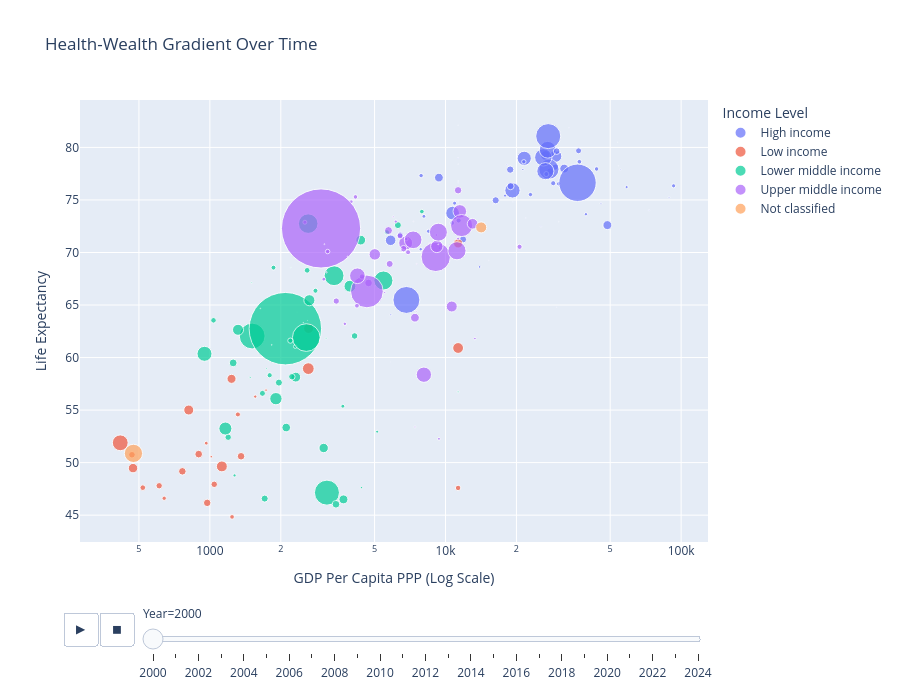

Write notebook code for a chart like this one.
### Markdown cell above
The average life expectancy and gdp per capita increases steadily with each increasing year till 2020 where a sharp drop is seen before the it rises again in gdp and a further drop in life expectancy in 2021 before it rises again.

The steady increases in life expectancy as the gdp increases indicated that an increase in economic growth indicated by gdp corresponds with an increase in life expectancy.This is because the increase in gdp generally means an increase in health expenditure,therefore more money is allocated to the healthcare infrastructure like hospital beds, physician and nurses.Additionally,there's access to clean and food therefore increases life expectancy.

The sharp drop seen in 2020 was as a result of the COVID 19 pandemic which resulted in a worldwide lockdown which halted and slowed down businesses resulting in a drop in gdp thereby less money was allocated for health expenditure crippling the health sector.Additionally,the life expectancy dropped due to healthcare strain ,delayed treatments and overwehelmed hospitals with less hospital equipments to treat patients and persons with underlysing medical conditions.Also due to the isolation,there was a reported number of increase in drug overdose due to emotional stress as a result of layoffs and business closure which also claimed people lives alongside the pandemic.

In 2021,a further decrease in life expectancy was seen this was due to the aftermath of the 2020 pandemic.After the lockdown was halted and business resumed their operations,a surge in the economic growth was seen resulting in an increase in investment in the healthcare sector and people access to food and sanitation resulting in an increase in life expectancy post 2021.

The graph below further highlight the life expectancy vs gdp disparity per income level.

### Code cell
import plotly.express as px

fig = px.scatter(
    merged_df,
    x="Gdp Per Capita Ppp",
    y="Life Expectancy",
    animation_frame="Year",
    animation_group="Country Code",
    size="Population",
    color="Income Level",
    hover_name="Country Name",
    log_x=True,
    size_max=60,
    title="Health-Wealth Gradient Over Time"
)

fig.update_layout(
    xaxis_title="GDP Per Capita PPP (Log Scale)",
    yaxis_title="Life Expectancy",
    height=700
)

fig.show()

### Figure 1 — Plotly figure (JSON) as saved in the notebook; plotly's stock layout.template omitted (floating-point values rounded to 4 significant figures)
{"data": [{"hovertemplate": "<b>%{hovertext}</b><br><br>Income Level=High income<br>Year=2000<br>Gdp Per Capita Ppp=%{x}<br>Life Expectancy=%{y}<br>Population=%{marker.size}<extra></extra>", "hovertext": ["Aruba", "Andorra", "United Arab Emirates", "American Samoa", "Antigua and Barbuda", "Australia", "Austria", "Belgium", "Bulgaria", "Bahrain", "Bahamas, The", "Bermuda", "Barbados", "Brunei Darussalam", "Canada", "Switzerland", "Chile", "Costa Rica", "Curacao", "Cayman Islands", "Cyprus", "Czechia", "Germany", "Denmark", "Spain", "Estonia", "Finland", "France", "Faroe Islands", "United Kingdom", "Greece", "Greenland", "Guam", "Guyana", "Croatia", "Hungary", "Isle of Man", "Ireland", "Iceland", "Italy", "Japan", "St. Kitts and Nevis", "Korea, Rep.", "Kuwait", "Liechtenstein", "Lithuania", "Luxembourg", "Latvia", "St. Martin (French part)", "Monaco", "Malta", "Northern Mariana Islands", "New Caledonia", "Netherlands", "Norway", "Nauru", "New Zealand", "Oman", "Panama", "Palau", "Poland", "Puerto Rico (US)", "Portugal", "French Polynesia", "Qatar", "Romania", "Russian Federation", "Saudi Arabia", "Singapore", "San Marino", "Slovak Republic", "Slovenia", "Sweden", "Sint Maarten (Dutch part)", "Seychelles", "Turks and Caicos Islands", "Trinidad and Tobago", "Uruguay", "United States", "British Virgin Islands", "Virgin Islands (U.S.)"], "ids": ["ABW", "AND", "ARE", "ASM", "ATG", "AUS", "AUT", "BEL", "BGR", "BHR", "BHS", "BMU", "BRB", "BRN", "CAN", "CHE", "CHL", "CRI", "CUW", "CYM", "CYP", "CZE", "DEU", "DNK", "ESP", "EST", "FIN", "FRA", "FRO", "GBR", "GRC", "GRL", "GUM", "GUY", "HRV", "HUN", "IMN", "IRL", "ISL", "ITA", "JPN", "KNA", "KOR", "KWT", "LIE", "LTU", "LUX", "LVA", "MAF", "MCO", "MLT", "MNP", "NCL", "NLD", "NOR", "NRU", "NZL", "OMN", "PAN", "PLW", "POL", "PRI", "PRT", "PYF", "QAT", "ROU", "RUS", "SAU", "SGP", "SMR", "SVK", "SVN", "SWE", "SXM", "SYC", "TCA", "TTO", "URY", "USA", "VGB", "VIR"], "legendgroup": "High income", "marker": {"color": "#636efa", "size": [90588, 65685, 3493575, 56855, 74912, 19028802, 8011566, 10251250, 8170172, 637582, 323835, 61550, 262063, 326424, 30685730, 7184250, 15503635, 3937739, 133860, 39674, 947667, 10255063, 82211508, 5339616, 40567864, 1396985, 5176209, 60918661, 45754, 58892514, 10805808, 56185, 160065, 764832, 4468302, 10210971, 75659, 3805174, 281205, 56942108, 126843000, 45248, 47008111, 1954709, 32645, 3499536, 436300, 2367550, 29996, 32455, 390087, 68356, 223098, 15925513, 4490967, 10168, 3857700, 2282131, 3010369, 19178, 38258629, 3810605, 10289898, 240337, 644989, 22442971, 146596869, 16177722, 4027887, 26799, 5388720, 1988925, 8872109, 30773, 81131, 18730, 1319774, 3266206, 282162411, 20241, 108642], "sizemode": "area", "sizeref": 403000.0, "symbol": "circle"}, "mode": "markers", "name": "High income", "orientation": "v", "showlegend": true, "type": "scatter", "x": [30250.0, 33460.0, 92900.0, 11310.0, 19320.0, 26580.0, 29220.0, 27790.0, 6424.0, 45690.0, 25420.0, 54180.0, 15910.0, 73090.0, 29350.0, 36700.0, 9376.0, 7879.0, 21890.0, 11310.0, 21300.0, 16330.0, 27470.0, 28650.0, 21580.0, 9425.0, 26780.0, 26010.0, 11310.0, 26540.0, 18820.0, 29620.0, 11310.0, 5860.0, 10670.0, 11870.0, 11310.0, 30220.0, 29790.0, 27150.0, 27290.0, 15260.0, 19240.0, 58700.0, 11310.0, 8475.0, 55140.0, 7849.0, 11310.0, 11310.0, 18210.0, 11310.0, 11310.0, 31890.0, 36990.0, 5838.0, 21500.0, 39440.0, 8097.0, 10200.0, 10720.0, 22940.0, 18880.0, 11310.0, 88850.0, 5850.0, 6825.0, 48640.0, 43780.0, 53710.0, 11370.0, 17890.0, 29640.0, 11310.0, 14640.0, 11310.0, 13950.0, 10930.0, 36330.0, 11310.0, 11310.0], "xaxis": "x", "y": [72.94, 81.86, 76.35, 71.44, 74.82, 79.23, 78.13, 77.72, 71.66, 74.67, 72.48, 78.25, 74.58, 74.02, 79.17, 79.68, 77.13, 77.32, 73.28, 74.38, 77.9, 74.97, 77.93, 76.59, 78.97, 70.42, 77.47, 79.06, 78.41, 77.74, 77.89, 64.8, 74.89, 64.08, 72.81, 71.25, 74.84, 76.54, 79.65, 79.78, 81.08, 69.25, 75.91, 76.23, 76.83, 72.02, 77.87, 70.31, 76.79, 82.12, 78.35, 74.9, 73.57, 77.99, 78.63, 59.57, 78.64, 73.64, 73.44, 64.5, 73.75, 75.51, 76.31, 79.0, 75.25, 71.16, 65.48, 72.61, 77.95, 80.5, 73.05, 75.41, 79.64, 74.41, 72.78, 73.97, 68.63, 74.69, 76.64, 74.75, 76.62], "yaxis": "y"}, {"hovertemplate": "<b>%{hovertext}</b><br><br>Income Level=Low income<br>Year=2000<br>Gdp Per Capita Ppp=%{x}<br>Life Expectancy=%{y}<br>Population=%{marker.size}<extra></extra>", "hovertext": ["Afghanistan", "Burundi", "Burkina Faso", "Central African Republic", "Congo, Dem. Rep.", "Eritrea", "Gambia, The", "Guinea-Bissau", "Liberia", "Madagascar", "Mali", "Mozambique", "Malawi", "Niger", "Korea, Dem. People's Rep.", "Rwanda", "Sudan", "Sierra Leone", "Somalia, Fed. Rep.", "South Sudan", "Syrian Arab Republic", "Chad", "Togo", "Uganda", "Yemen, Rep."], "ids": ["AFG", "BDI", "BFA", "CAF", "COD", "ERI", "GMB", "GNB", "LBR", "MDG", "MLI", "MOZ", "MWI", "NER", "PRK", "RWA", "SDN", "SLE", "SOM", "SSD", "SYR", "TCD", "TGO", "UGA", "YEM"], "legendgroup": "Low income", "marker": {"color": "#EF553B", "size": [20130327, 6470194, 11925546, 3833416, 50507442, 2247031, 1455084, 1234741, 2928117, 16516338, 11559290, 18129653, 11315942, 11509630, 23665910, 8213931, 27816745, 4423611, 8838713, 6032267, 16637888, 8512093, 5140037, 24000150, 19624141], "sizemode": "area", "sizeref": 403000.0, "symbol": "circle"}, "mode": "markers", "name": "Low income", "orientation": "v", "showlegend": true, "type": "scatter", "x": [813.6, 519.2, 896.5, 639.8, 416.5, 1558.0, 1731.0, 1014.0, 965.4, 1236.0, 1357.0, 472.0, 974.3, 764.3, 11310.0, 609.3, 2616.0, 1242.0, 467.1, 11310.0, 11310.0, 1044.0, 1315.0, 1124.0, 2624.0], "xaxis": "x", "y": [55.01, 47.62, 50.81, 46.61, 51.89, 56.28, 56.9, 50.56, 51.85, 57.97, 50.6, 49.48, 46.17, 49.17, 60.91, 47.8, 58.95, 44.83, 50.75, 47.59, 70.86, 47.94, 54.59, 49.64, 62.76], "yaxis": "y"}, {"hovertemplate": "<b>%{hovertext}</b><br><br>Income Level=Lower middle income<br>Year=2000<br>Gdp Per Capita Ppp=%{x}<br>Life Expectancy=%{y}<br>Population=%{marker.size}<extra></extra>", "hovertext": ["Angola", "Benin", "Bangladesh", "Bolivia", "Bhutan", "Cote d'Ivoire", "Cameroon", "Congo, Rep.", "Comoros", "Djibouti", "Egypt, Arab Rep.", "Micronesia, Fed. Sts.", "Ghana", "Guinea", "Honduras", "Haiti", "India", "Jordan", "Kenya", "Kyrgyz Republic", "Cambodia", "Kiribati", "Lao PDR", "Lebanon", "Sri Lanka", "Lesotho", "Morocco", "Myanmar", "Mauritania", "Namibia", "Nigeria", "Nicaragua", "Nepal", "Pakistan", "Philippines", "Papua New Guinea", "Senegal", "Solomon Islands", "Sao Tome and Principe", "Eswatini", "Tajikistan", "Timor-Leste", "Tunisia", "Tanzania", "Uzbekistan", "Viet Nam", "Vanuatu", "Zambia", "Zimbabwe"], "ids": ["AGO", "BEN", "BGD", "BOL", "BTN", "CIV", "CMR", "COG", "COM", "DJI", "EGY", "FSM", "GHA", "GIN", "HND", "HTI", "IND", "JOR", "KEN", "KGZ", "KHM", "KIR", "LAO", "LBN", "LKA", "LSO", "MAR", "MMR", "MRT", "NAM", "NGA", "NIC", "NPL", "PAK", "PHL", "PNG", "SEN", "SLB", "STP", "SWZ", "TJK", "TLS", "TUN", "TZA", "UZB", "VNM", "VUT", "ZMB", "ZWE"], "legendgroup": "Lower middle income", "marker": {"color": "#00cc96", "size": [16194869, 7221619, 134544304, 8606326, 596863, 17699004, 14912631, 3151345, 536080, 747318, 73083284, 112044, 19637087, 8428832, 6577773, 8303151, 1057922733, 5386945, 30642890, 4898362, 12462336, 88613, 5431212, 4329340, 19293054, 2003913, 28423435, 45290841, 2613441, 1818647, 126382494, 5022633, 24546509, 154879127, 79625397, 5537064, 9968260, 440469, 144018, 1041414, 6284735, 745088, 9764935, 34260139, 24787054, 77154011, 186281, 10017631, 11892055], "sizemode": "area", "sizeref": 403000.0, "symbol": "circle"}, "mode": "markers", "name": "Lower middle income", "orientation": "v", "showlegend": true, "type": "scatter", "x": [3690.0, 1671.0, 1512.0, 4113.0, 3113.0, 3041.0, 2108.0, 3667.0, 1741.0, 11310.0, 5452.0, 2347.0, 2315.0, 1196.0, 2587.0, 2229.0, 2091.0, 5641.0, 1907.0, 1862.0, 1256.0, 1638.0, 1794.0, 7938.0, 4368.0, 1273.0, 3930.0, 948.7, 2304.0, 5129.0, 3139.0, 2806.0, 1317.0, 2565.0, 3366.0, 2196.0, 1963.0, 1503.0, 1830.0, 4401.0, 1036.0, 1483.0, 6279.0, 1164.0, 2644.0, 2614.0, 2206.0, 1709.0, 3429.0], "xaxis": "x", "y": [46.5, 56.59, 62.05, 62.06, 61.84, 51.39, 53.34, 55.37, 58.94, 56.73, 67.33, 64.32, 58.14, 52.42, 68.3, 58.17, 62.75, 71.93, 56.08, 68.56, 59.49, 64.67, 58.32, 73.89, 71.18, 48.78, 66.79, 60.36, 61.04, 52.95, 47.14, 66.36, 62.64, 61.9, 67.79, 61.61, 57.62, 67.12, 61.21, 47.63, 63.54, 58.1, 72.6, 53.24, 65.46, 72.75, 68.59, 46.58, 46.03], "yaxis": "y"}, {"hovertemplate": "<b>%{hovertext}</b><br><br>Income Level=Upper middle income<br>Year=2000<br>Gdp Per Capita Ppp=%{x}<br>Life Expectancy=%{y}<br>Population=%{marker.size}<extra></extra>", "hovertext": ["Albania", "Argentina", "Armenia", "Azerbaijan", "Bosnia and Herzegovina", "Belarus", "Belize", "Brazil", "Botswana", "China", "Colombia", "Cabo Verde", "Cuba", "Dominica", "Dominican Republic", "Algeria", "Ecuador", "Fiji", "Gabon", "Georgia", "Equatorial Guinea", "Grenada", "Guatemala", "Indonesia", "Iran, Islamic Rep.", "Iraq", "Jamaica", "Kazakhstan", "Libya", "St. Lucia", "Moldova", "Maldives", "Mexico", "Marshall Islands", "North Macedonia", "Montenegro", "Mongolia", "Mauritius", "Malaysia", "Peru", "Paraguay", "El Salvador", "Serbia", "Suriname", "Thailand", "Turkmenistan", "Tonga", "Turkiye", "Tuvalu", "Ukraine", "St. Vincent and the Grenadines", "Samoa", "Kosovo", "South Africa"], "ids": ["ALB", "ARG", "ARM", "AZE", "BIH", "BLR", "BLZ", "BRA", "BWA", "CHN", "COL", "CPV", "CUB", "DMA", "DOM", "DZA", "ECU", "FJI", "GAB", "GEO", "GNQ", "GRD", "GTM", "IDN", "IRN", "IRQ", "JAM", "KAZ", "LBY", "LCA", "MDA", "MDV", "MEX", "MHL", "MKD", "MNE", "MNG", "MUS", "MYS", "PER", "PRY", "SLV", "SRB", "SUR", "THA", "TKM", "TON", "TUR", "TUV", "UKR", "VCT", "WSM", "XKX", "ZAF"], "legendgroup": "Upper middle income", "marker": {"color": "#ab63fa", "size": [3089027, 37213984, 3221100, 8048600, 4159771, 9979610, 240799, 174018282, 1677382, 1262645000, 39089934, 453317, 11109109, 68511, 8584190, 30903893, 12689206, 840909, 1275572, 4077131, 703279, 107451, 11697592, 216077790, 66418659, 24424056, 2607826, 15501103, 5305021, 158616, 2924668, 282019, 98625552, 50706, 2026350, 604950, 2388299, 1186873, 22967816, 26598331, 5100868, 5943366, 7516346, 476643, 63007815, 4582677, 102677, 65425961, 9544, 49556660, 113545, 181685, 1802493, 47159719], "sizemode": "area", "sizeref": 403000.0, "symbol": "circle"}, "mode": "markers", "name": "Upper middle income", "orientation": "v", "showlegend": true, "type": "scatter", "x": [3978.0, 11500.0, 2531.0, 3439.0, 4148.0, 5796.0, 7544.0, 9092.0, 9380.0, 2964.0, 6776.0, 3124.0, 11310.0, 7111.0, 6639.0, 9187.0, 5728.0, 5521.0, 13330.0, 3161.0, 7420.0, 7306.0, 4715.0, 4639.0, 11190.0, 10630.0, 6816.0, 7418.0, 20620.0, 9314.0, 3045.0, 8526.0, 11700.0, 2490.0, 6154.0, 6004.0, 3740.0, 9143.0, 13030.0, 5012.0, 6937.0, 4422.0, 6416.0, 7535.0, 7289.0, 4209.0, 3834.0, 9326.0, 2597.0, 4228.0, 6503.0, 3062.0, 11310.0, 8095.0], "xaxis": "x", "y": [74.83, 73.91, 72.88, 65.38, 75.29, 68.91, 68.91, 69.58, 52.26, 72.29, 70.91, 68.12, 75.92, 71.72, 70.36, 70.58, 72.09, 66.19, 61.81, 70.09, 53.4, 72.95, 67.1, 66.29, 70.17, 64.86, 71.28, 63.79, 70.54, 70.78, 67.46, 70.89, 72.56, 63.32, 72.95, 73.4, 63.21, 71.66, 72.73, 69.82, 70.03, 67.71, 71.58, 64.41, 71.2, 64.93, 69.64, 71.93, 63.54, 67.79, 70.35, 70.79, 71.32, 58.37], "yaxis": "y"}, {"hovertemplate": "<b>%{hovertext}</b><br><br>Income Level=Not classified<br>Year=2000<br>Gdp Per Capita Ppp=%{x}<br>Life Expectancy=%{y}<br>Population=%{marker.size}<extra></extra>", "hovertext": ["Ethiopia", "Venezuela, RB"], "ids": ["ETH", "VEN"], "legendgroup": "Not classified", "marker": {"color": "#FFA15A", "size": [67411494, 24526708], "sizemode": "area", "sizeref": 403000.0, "symbol": "circle"}, "mode": "markers", "name": "Not classified", "orientation": "v", "showlegend": true, "type": "scatter", "x": [473.9, 14170.0], "xaxis": "x", "y": [50.88, 72.39], "yaxis": "y"}], "layout": {"height": 700, "legend": {"itemsizing": "constant", "title": {"text": "Income Level"}, "tracegroupgap": 0}, "sliders": [{"active": 0, "currentvalue": {"prefix": "Year="}, "len": 0.9, "pad": {"b": 10, "t": 60}, "steps": [{"args": [["2000"], {"frame": {"duration": 0, "redraw": false}, "fromcurrent": true, "mode": "immediate", "transition": {"duration": 0, "easing": "linear"}}], "label": "2000", "method": "animate"}, {"args": [["2001"], {"frame": {"duration": 0, "redraw": false}, "fromcurrent": true, "mode": "immediate", "transition": {"duration": 0, "easing": "linear"}}], "label": "2001", "method": "animate"}, {"args": [["2002"], {"frame": {"duration": 0, "redraw": false}, "fromcurrent": true, "mode": "immediate", "transition": {"duration": 0, "easing": "linear"}}], "label": "2002", "method": "animate"}, {"args": [["2003"], {"frame": {"duration": 0, "redraw": false}, "fromcurrent": true, "mode": "immediate", "transition": {"duration": 0, "easing": "linear"}}], "label": "2003", "method": "animate"}, {"args": [["2004"], {"frame": {"duration": 0, "redraw": false}, "fromcurrent": true, "mode": "immediate", "transition": {"duration": 0, "easing": "linear"}}], "label": "2004", "method": "animate"}, {"args": [["2005"], {"frame": {"duration": 0, "redraw": false}, "fromcurrent": true, "mode": "immediate", "transition": {"duration": 0, "easing": "linear"}}], "label": "2005", "method": "animate"}, {"args": [["2006"], {"frame": {"duration": 0, "redraw": false}, "fromcurrent": true, "mode": "immediate", "transition": {"duration": 0, "easing": "linear"}}], "label": "2006", "method": "animate"}, {"args": [["2007"], {"frame": {"duration": 0, "redraw": false}, "fromcurrent": true, "mode": "immediate", "transition": {"duration": 0, "easing": "linear"}}], "label": "2007", "method": "animate"}, {"args": [["2008"], {"frame": {"duration": 0, "redraw": false}, "fromcurrent": true, "mode": "immediate", "transition": {"duration": 0, "easing": "linear"}}], "label": "2008", "method": "animate"}, {"args": [["2009"], {"frame": {"duration": 0, "redraw": false}, "fromcurrent": true, "mode": "immediate", "transition": {"duration": 0, "easing": "linear"}}], "label": "2009", "method": "animate"}, {"args": [["2010"], {"frame": {"duration": 0, "redraw": false}, "fromcurrent": true, "mode": "immediate", "transition": {"duration": 0, "easing": "linear"}}], "label": "2010", "method": "animate"}, {"args": [["2011"], {"frame": {"duration": 0, "redraw": false}, "fromcurrent": true, "mode": "immediate", "transition": {"duration": 0, "easing": "linear"}}], "label": "2011", "method": "animate"}, {"args": [["2012"], {"frame": {"duration": 0, "redraw": false}, "fromcurrent": true, "mode": "immediate", "transition": {"duration": 0, "easing": "linear"}}], "label": "2012", "method": "animate"}, {"args": [["2013"], {"frame": {"duration": 0, "redraw": false}, "fromcurrent": true, "mode": "immediate", "transition": {"duration": 0, "easing": "linear"}}], "label": "2013", "method": "animate"}, {"args": [["2014"], {"frame": {"duration": 0, "redraw": false}, "fromcurrent": true, "mode": "immediate", "transition": {"duration": 0, "easing": "linear"}}], "label": "2014", "method": "animate"}, {"args": [["2015"], {"frame": {"duration": 0, "redraw": false}, "fromcurrent": true, "mode": "immediate", "transition": {"duration": 0, "easing": "linear"}}], "label": "2015", "method": "animate"}, {"args": [["2016"], {"frame": {"duration": 0, "redraw": false}, "fromcurrent": true, "mode": "immediate", "transition": {"duration": 0, "easing": "linear"}}], "label": "2016", "method": "animate"}, {"args": [["2017"], {"frame": {"duration": 0, "redraw": false}, "fromcurrent": true, "mode": "immediate", "transition": {"duration": 0, "easing": "linear"}}], "label": "2017", "method": "animate"}, {"args": [["2018"], {"frame": {"duration": 0, "redraw": false}, "fromcurrent": true, "mode": "immediate", "transition": {"duration": 0, "easing": "linear"}}], "label": "2018", "method": "animate"}, {"args": [["2019"], {"frame": {"duration": 0, "redraw": false}, "fromcurrent": true, "mode": "immediate", "transition": {"duration": 0, "easing": "linear"}}], "label": "2019", "method": "animate"}, {"args": [["2020"], {"frame": {"duration": 0, "redraw": false}, "fromcurrent": true, "mode": "immediate", "transition": {"duration": 0, "easing": "linear"}}], "label": "2020", "method": "animate"}, {"args": [["2021"], {"frame": {"duration": 0, "redraw": false}, "fromcurrent": true, "mode": "immediate", "transition": {"duration": 0, "easing": "linear"}}], "label": "2021", "method": "animate"}, {"args": [["2022"], {"frame": {"duration": 0, "redraw": false}, "fromcurrent": true, "mode": "immediate", "transition": {"duration": 0, "easing": "linear"}}], "label": "2022", "method": "animate"}, {"args": [["2023"], {"frame": {"duration": 0, "redraw": false}, "fromcurrent": true, "mode": "immediate", "transition": {"duration": 0, "easing": "linear"}}], "label": "2023", "method": "animate"}, {"args": [["2024"], {"frame": {"duration": 0, "redraw": false}, "fromcurrent": true, "mode": "immediate", "transition": {"duration": 0, "easing": "linear"}}], "label": "2024", "method": "animate"}], "x": 0.1, "xanchor": "left", "y": 0, "yanchor": "top"}], "title": {"text": "Health-Wealth Gradient Over Time"}, "updatemenus": [{"buttons": [{"args": [null, {"frame": {"duration": 500, "redraw": false}, "fromcurrent": true, "mode": "immediate", "transition": {"duration": 500, "easing": "linear"}}], "label": "&#9654;", "method": "animate"}, {"args": [[null], {"frame": {"duration": 0, "redraw": false}, "fromcurrent": true, "mode": "immediate", "transition": {"duration": 0, "easing": "linear"}}], "label": "&#9724;", "method": "animate"}], "direction": "left", "pad": {"r": 10, "t": 70}, "showactive": false, "type": "buttons", "x": 0.1, "xanchor": "right", "y": 0, "yanchor": "top"}], "xaxis": {"anchor": "y", "domain": [0, 1], "title": {"text": "GDP Per Capita PPP (Log Scale)"}, "type": "log"}, "yaxis": {"anchor": "x", "domain": [0, 1], "title": {"text": "Life Expectancy"}}}}
